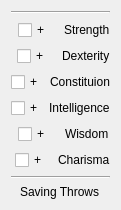
       <widget class="QWidget" name="verticalLayoutWidget_2">
        <property name="geometry">
         <rect>
          <x>80</x>
          <y>90</y>
          <width>121</width>
          <height>204</height>
         </rect>
        </property>
        <layout class="QVBoxLayout" name="savingThrows_vl">
         <item>
          <widget class="Line" name="savingThrowsTop_horzline">
           <property name="orientation">
            <enum>Qt::Horizontal</enum>
           </property>
          </widget>
         </item>
         <item>
          <layout class="QHBoxLayout" name="strengthSavingThrow_hl">
           <item alignment="Qt::AlignHCenter">
            <widget class="QCheckBox" name="strengthSavingThrow_cb">
             <property name="text">
              <string>+</string>
             </property>
            </widget>
           </item>
           <item alignment="Qt::AlignHCenter">
            <widget class="QLabel" name="strengthSavingThrow_lb">
             <property name="text">
              <string>Strength</string>
             </property>
            </widget>
           </item>
          </layout>
         </item>
         <item>
          <layout class="QHBoxLayout" name="dexteritySavingThrow_hl">
           <item alignment="Qt::AlignHCenter">
            <widget class="QCheckBox" name="dexteritySavingThrow_cb">
             <property name="text">
              <string>+</string>
             </property>
            </widget>
           </item>
           <item alignment="Qt::AlignHCenter">
            <widget class="QLabel" name="dexteritySavingThrow_lb">
             <property name="text">
              <string>Dexterity</string>
             </property>
            </widget>
           </item>
          </layout>
         </item>
         <item>
          <layout class="QHBoxLayout" name="constitutionSavingThrow_hl">
           <item alignment="Qt::AlignHCenter">
            <widget class="QCheckBox" name="constitutionSavingThrow_cb">
             <property name="text">
              <string>+</string>
             </property>
            </widget>
           </item>
           <item alignment="Qt::AlignHCenter">
            <widget class="QLabel" name="constitutionSavingThrow_lb">
             <property name="text">
              <string>Constituion</string>
             </property>
            </widget>
           </item>
          </layout>
         </item>
         <item>
          <layout class="QHBoxLayout" name="intelligenceSavingThrow_hl">
           <item alignment="Qt::AlignHCenter">
            <widget class="QCheckBox" name="intelligenceSavingThrow_cb">
             <property name="text">
              <string>+</string>
             </property>
            </widget>
           </item>
           <item alignment="Qt::AlignHCenter">
            <widget class="QLabel" name="intelligenceSavingThrow_lb">
             <property name="text">
              <string>Intelligence</string>
             </property>
            </widget>
           </item>
          </layout>
         </item>
         <item>
          <layout class="QHBoxLayout" name="wisdomSavingThrow_hl">
           <item alignment="Qt::AlignHCenter">
            <widget class="QCheckBox" name="wisdomSavingThrow_cb">
             <property name="text">
              <string>+</string>
             </property>
            </widget>
           </item>
           <item alignment="Qt::AlignHCenter">
            <widget class="QLabel" name="wisdomSavingThrow_lb">
             <property name="text">
              <string>Wisdom</string>
             </property>
            </widget>
           </item>
          </layout>
         </item>
         <item>
          <layout class="QHBoxLayout" name="charismaSavingThrow_hl">
           <item alignment="Qt::AlignHCenter">
            <widget class="QCheckBox" name="charismaSavingThrow_cb">
             <property name="text">
              <string>+</string>
             </property>
            </widget>
           </item>
           <item alignment="Qt::AlignHCenter">
            <widget class="QLabel" name="charismaSavingThrow_lb">
             <property name="text">
              <string>Charisma</string>
             </property>
            </widget>
           </item>
          </layout>
         </item>
         <item>
          <widget class="Line" name="savingThrowsBottom_horzline">
           <property name="orientation">
            <enum>Qt::Horizontal</enum>
           </property>
          </widget>
         </item>
         <item alignment="Qt::AlignHCenter">
          <widget class="QLabel" name="savingThrows_lb">
           <property name="text">
            <string>Saving Throws</string>
           </property>
          </widget>
         </item>
        </layout>
       </widget>
